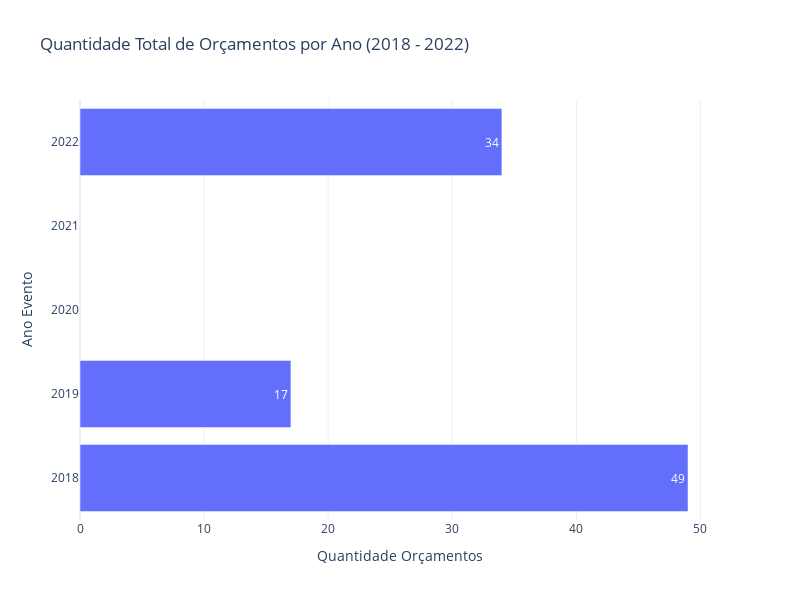

Notebook code for this chart:
### Code cell
fig = px.bar(df_qtde_eventos, x= 'num_convidados', title= 'Quantidade Total de Orçamentos por Ano (2018 - 2022)', 
       text_auto=True, labels= {'num_convidados': 'Quantidade Orçamentos', 'ano_evento': 'Ano Evento'})

fig.show()
fig.write_html("orç_2018-22.html")

### Figure 1 — Plotly figure (JSON) as saved in the notebook; plotly's stock layout.template omitted (floating-point values rounded to 4 significant figures)
{"data": [{"alignmentgroup": "True", "hovertemplate": "Quantidade Orçamentos=%{x}<br>Ano Evento=%{y}<extra></extra>", "legendgroup": "", "marker": {"color": "#636efa", "pattern": {"shape": ""}}, "name": "", "offsetgroup": "", "orientation": "h", "showlegend": false, "textposition": "auto", "texttemplate": "%{x}", "type": "bar", "x": [49, 17, 34], "xaxis": "x", "y": [2018, 2019, 2022], "yaxis": "y"}], "layout": {"barmode": "relative", "height": 600, "legend": {"tracegroupgap": 0}, "title": {"text": "Quantidade Total de Orçamentos por Ano (2018 - 2022)"}, "width": 800, "xaxis": {"anchor": "y", "domain": [0, 1], "title": {"text": "Quantidade Orçamentos"}}, "yaxis": {"anchor": "x", "domain": [0, 1], "title": {"text": "Ano Evento"}}}}
